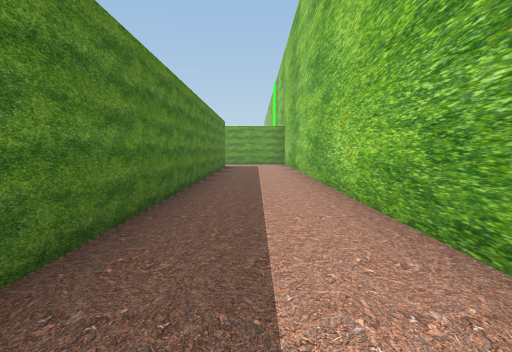
[1] (above)

24 first-person views from a walk through a 3-D level made in the Unity game engine. The camera is 1.5 m above the floor, tilts 4° down and sees 70° across. The floor is counted in squares, 2.4 m on a side. Each view is taken from the middle of a square. On the plan, view 1 faces up. The plan holds only what a view shows up to about 10 squares ahead; the rest is blank. The place goes on beyond the plan. The player character is not drawn.

[2]
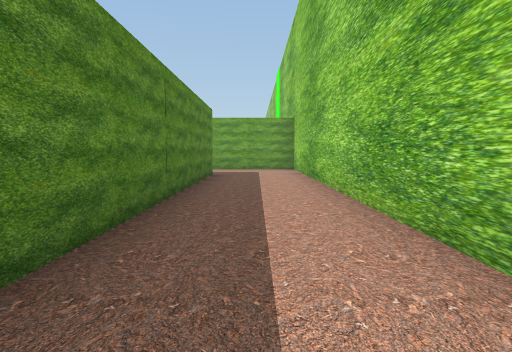

[3]
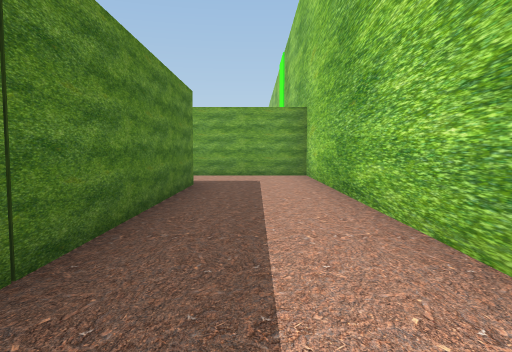

[4]
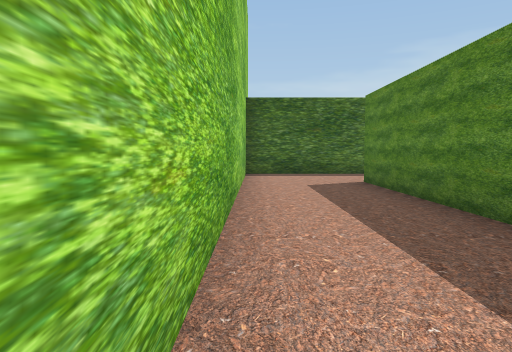

[5]
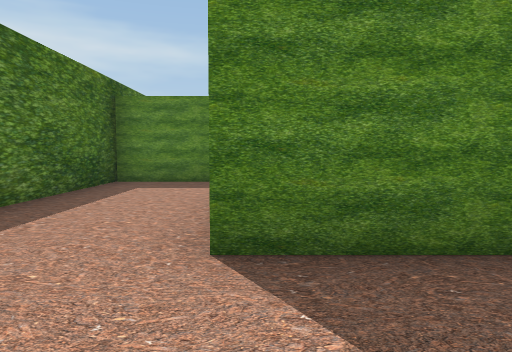

[6]
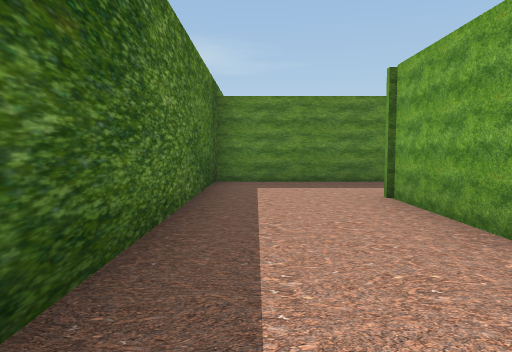

[7]
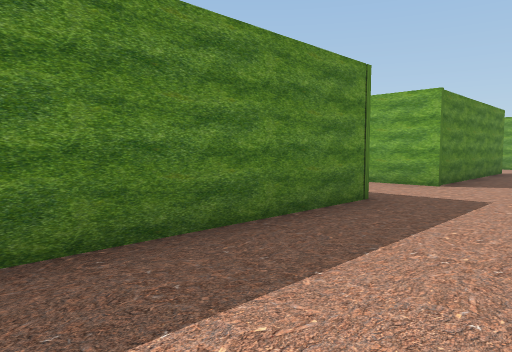

[8]
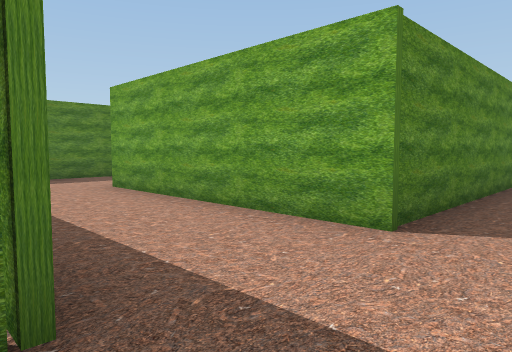

[9]
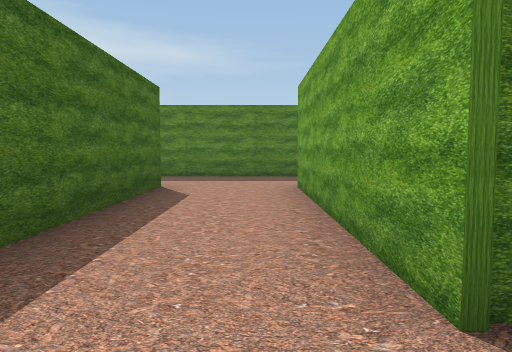

[10]
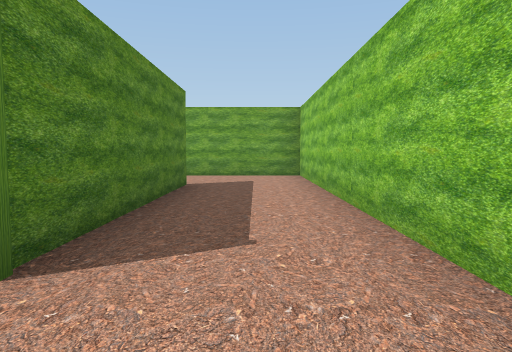

[11]
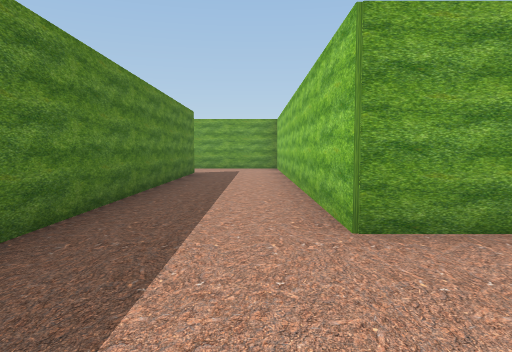

[12]
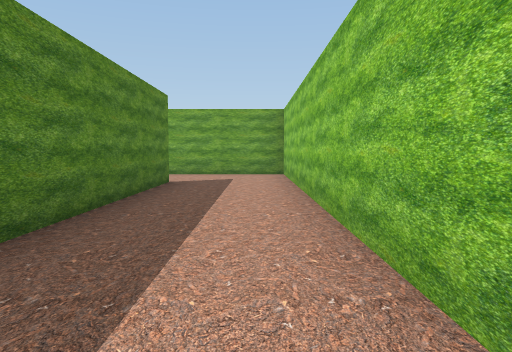

[13]
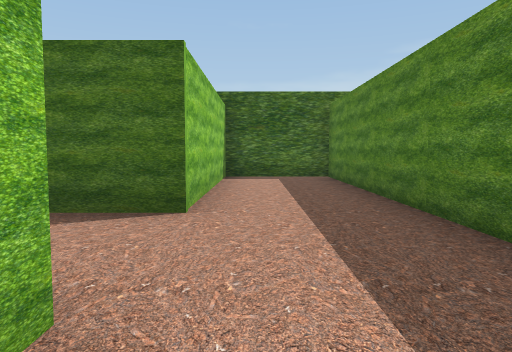

[14]
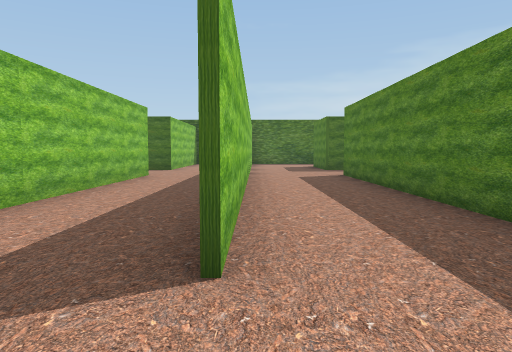

[15]
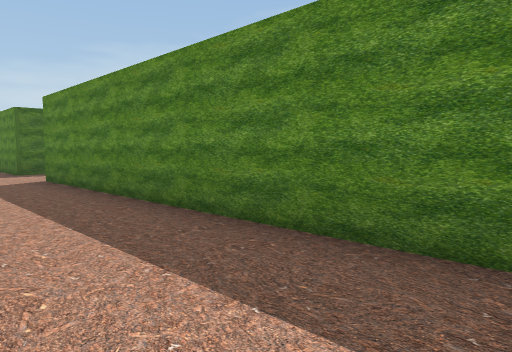

[16]
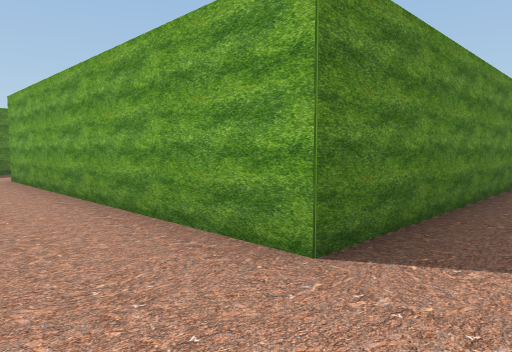

[17]
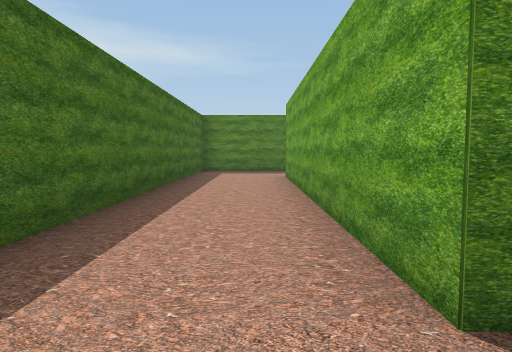

[18]
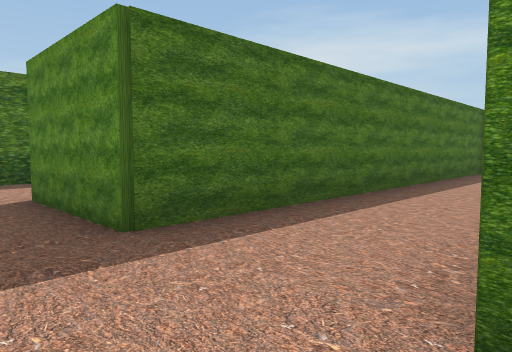

[19]
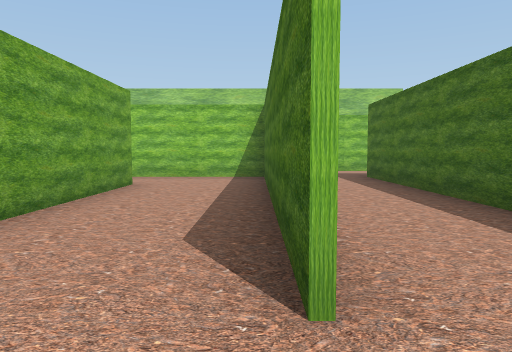

[20]
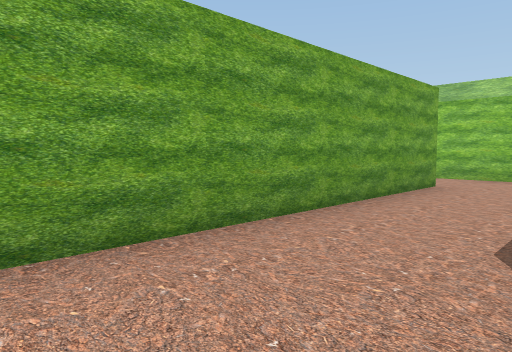

[21]
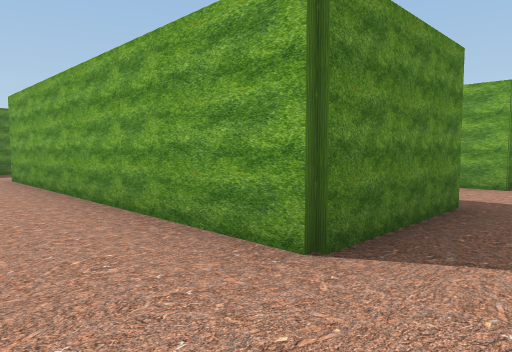

[22]
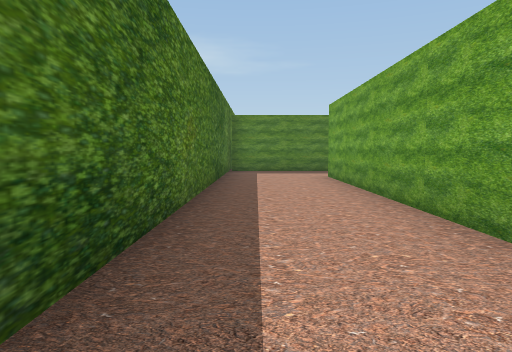

[23]
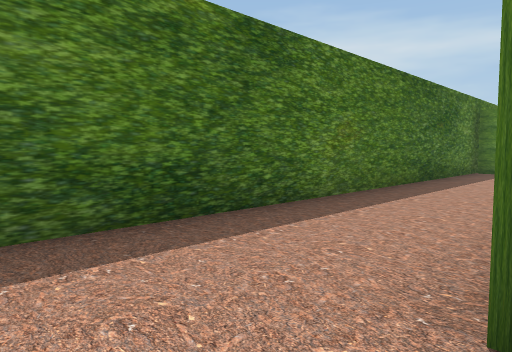

[24]
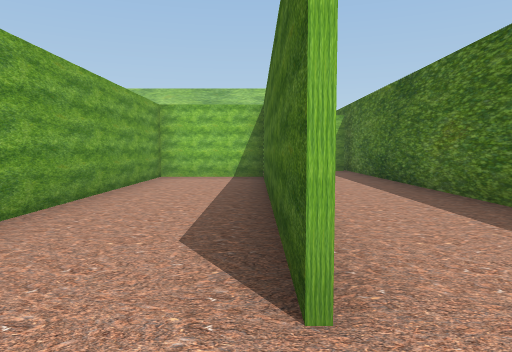

### Floor plan
Points are (right, up) in squares from view 1. A wall is a line through its corners. A room is listed if a view was taken in it or the views show most of it. See-through windows are left out.
Room 1 (views 1, 2, 3, 4, 5, 6, 7, 8, 9, 10, 11, 12, 13, 14, 15)
walls: (-3.9, 3.5) (-3.9, 11.1) (-6.8, 11.1); (-6.3, 1.4) (-6.3, -3.9); (-6.3, 8.8) (-6.3, 3.7) (-11.3, 3.7) (-11.3, 13.6) (-14.4, 13.6); (-1.5, -1.3) (-4, -1.3); (-6.9, -3.8) (1.4, -3.8); (-1.2, 13.8) (-1.2, -1.4); (1.3, -3) (1.3, 16.1) (-1.6, 16.1); (-13.7, 11.2) (-13.7, -3.8); (-14, -3.8) (-11.3, -3.8) (-11.3, 1.4) (-7.2, 1.4)
ways out: opening at (-14, 12.5) to room 2; opening at (-6, 9.5)
Room 2 (views 16, 17, 18, 19, 20, 23)
walls: (-13.8, 3.6) (-13.8, 11.2); (-25.5, 1.4) (-16.2, 1.4) (-16.2, -1.3); (-16.2, 11.6) (-16.2, 3.7) (-23.8, 3.7)
ways out: opening at (-14, 12.5) to room 1; opening at (-15, -1) to room 3; opening at (-24.5, 4) to room 4
Room 3 (views 21, 22, 24)
walls: (-16.2, -1.3) (-23.8, -1.3); (-25.5, -3.8) (-14, -3.8)
ways out: opening at (-15, -1) to room 2; opening at (-24.5, -1) to room 5
Room 4 (no view inside)
walls: (-18.2, 6.3) (-24.6, 6.3); (-23.8, 3.8) (-16.3, 3.8) (-16.3, 7)
ways out: opening at (-24.5, 4) to room 2; opening at (-17.5, 6)
Room 5 (no view inside)
walls: (-23.8, -1.2) (-17.1, -1.2); (-16.3, -1.2) (-16.3, 1.3) (-21.9, 1.3)
ways out: opening at (-24.5, -1) to room 3

Where each view was taken, in squares from view 1:
view 1: 0 up, 0 right, facing up
view 2: 4 up, 0 right, facing up
view 3: 7 up, 0 right, facing up
view 4: 6 up, 1 right, facing down
view 5: 1 down, 1 right, facing left
view 6: 3 down, 1 right, facing left
view 7: 3 down, 4 left, facing up-left
view 8: 1 up, 5 left, facing up-left
view 9: 3 up, 5 left, facing left
view 10: 2 up, 5 left, facing up
view 11: 1 up, 12 left, facing up
view 12: 4 up, 12 left, facing up
view 13: 5 up, 12 left, facing down
view 14: 13 up, 14 left, facing down
view 15: 12 up, 14 left, facing down-left
view 16: 2 up, 15 left, facing up-left
view 17: 3 up, 15 left, facing left
view 18: 4 up, 15 left, facing down-left
view 19: 4 up, 25 left, facing right
view 20: 4 up, 25 left, facing up-right
view 21: 3 down, 15 left, facing up-left
view 22: 3 down, 15 left, facing left
view 23: 1 down, 15 left, facing down-left
view 24: 1 down, 25 left, facing right
